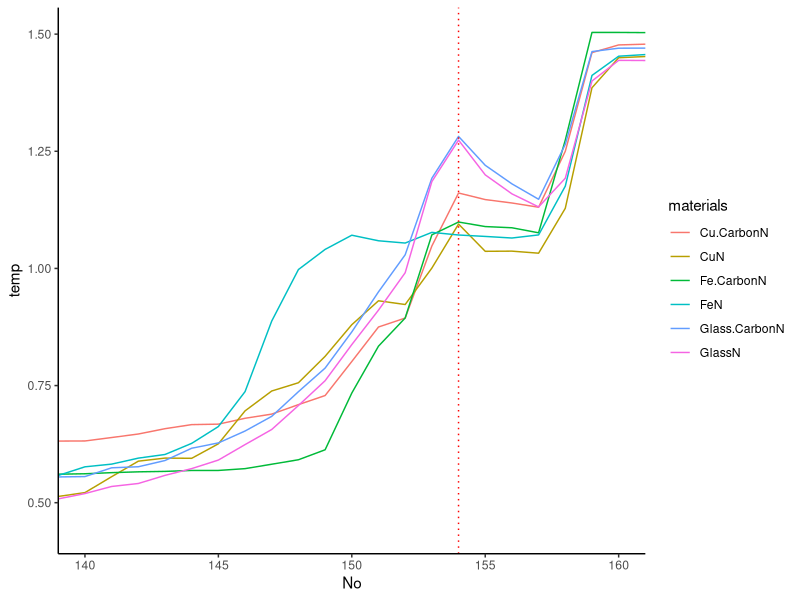
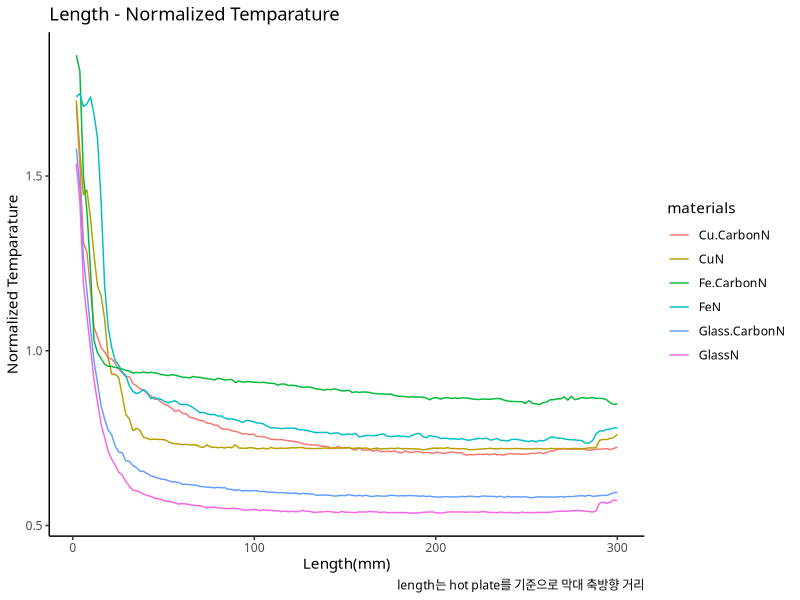

These figures' R source, in order:
## ---- chunk 1
getwd()
## ---- chunk 2
TempConduction = read.csv('TempConduction.csv')
head(TempConduction)
## ---- chunk 3
str(TempConduction)
## ---- chunk 4
library(tidyverse)
## ---- chunk 5
CuDiff = diff(range(TempConduction$Cu))
GlassDiff = diff(range(TempConduction$Glass))
FeDiff = diff(range(TempConduction$Fe))
Cu.CarbonDiff = diff(range(TempConduction$Cu.Carbon))
Glass.CarbonDiff = diff(range(TempConduction$Glass.Carbon))
Fe.CarbonDiff = diff(range(TempConduction$Fe.Carbon))
## ---- chunk 6
TempConductionN = bind_cols(TempConduction$Cu/CuDiff,
                            TempConduction$Glass/GlassDiff,
                            TempConduction$Fe/FeDiff,
                            TempConduction$Cu.Carbon/Cu.CarbonDiff,
                            TempConduction$Glass.Carbon/Glass.CarbonDiff,
                            TempConduction$Fe.Carbon/Fe.CarbonDiff)
## ---- chunk 7
TempConductionN %>% rename('CuN' = '...1','GlassN'= '...2','FeN'= '...3',
                           'Cu.CarbonN'= '...4','Glass.CarbonN'= '...5',
                           'Fe.CarbonN'= '...6') -> TempConductionN
TempConductionN$No = c(1:162)
## ---- chunk 8
TempConductionN %>% pivot_longer(c(CuN:Fe.CarbonN),names_to = 'materials',
                                 values_to = 'temp')->TidyTempConN
head(TidyTempConN)
## ---- chunk 9
ggplot(TidyTempConN) + geom_line(aes(x = No, y = temp, color = materials)) +
  coord_cartesian(xlim = c(140,160)) + 
  geom_vline(xintercept = 154, linetype = 'dotted', color = 'red') +
  theme_classic()
## ---- chunk 10
TempConduction = TempConduction[-155:-162,]
## ---- chunk 11
CuDiff = diff(range(TempConduction$Cu))
GlassDiff = diff(range(TempConduction$Glass))
FeDiff = diff(range(TempConduction$Fe))
Cu.CarbonDiff = diff(range(TempConduction$Cu.Carbon))
Glass.CarbonDiff = diff(range(TempConduction$Glass.Carbon))
Fe.CarbonDiff = diff(range(TempConduction$Fe.Carbon))
## ---- chunk 12
TempConductionN2 = bind_cols(TempConduction$Cu/CuDiff,
                             TempConduction$Glass/GlassDiff,
                             TempConduction$Fe/FeDiff,
                             TempConduction$Cu.Carbon/Cu.CarbonDiff,
                             TempConduction$Glass.Carbon/Glass.CarbonDiff,
                             TempConduction$Fe.Carbon/Fe.CarbonDiff)

TempConductionN2 %>% rename('CuN' = '...1','GlassN'= '...2','FeN'= '...3',
                           'Cu.CarbonN'= '...4','Glass.CarbonN'= '...5',
                           'Fe.CarbonN'= '...6') -> TempConductionN2
head(TempConductionN2)
## ---- chunk 13
TempConductionN2$length = rev(c(1:154))
TempConductionN2$length = (300/154)*TempConductionN2$length
head(TempConductionN2)
## ---- chunk 14
TempConductionN2 %>% pivot_longer(c(CuN:Fe.CarbonN),names_to = 'materials',
                                 values_to = 'temp')->TidyTempConN2
head(TidyTempConN2)
## ---- chunk 15
ggplot(TidyTempConN2) + geom_line(aes(x = length, y = temp, color = materials)) +
  ylab('Normalized Temparature') +
  xlab('Length(mm)') +
  labs(title = 'Length - Normalized Temparature', caption = 'length는 hot plate를 기준으로 막대 축방향 거리' ) +
  #coord_cartesian(xlim = c(140,160)) + 
  theme_classic(base_family = 'NanumGothic')
## ---- chunk 16
#length를 meter 로 단위변환
TempConduction$Length = TempConductionN2$length*10^(-3)

# Temp 단위를 kelvin으로 변환(celcius +273.15)
TempConduction$CuK = TempConduction$Cu + 273.15
TempConduction$GlassK = TempConduction$Glass + 273.15
TempConduction$FeK = TempConduction$Fe + 273.15

TempConduction$Cu.CarbonK = TempConduction$Cu.Carbon + 273.15
TempConduction$Glass.CarbonK = TempConduction$Glass.Carbon + 273.15
TempConduction$Fe.CarbonK = TempConduction$Fe.Carbon + 273.15
## ---- chunk 17
#Cu
TempConduction$CuThermalC = 0.01257*25/
  (2*0.00001257*TempConduction$CuK)*
  (TempConduction$CuK - 293.35) * 
  (TempConduction$Length)^2
mean(TempConduction$CuThermalC)
## ---- chunk 18
#방사율 보정
1.993109 * 1/0.04
## ---- chunk 19
TempConduction$GlassThermalC = 0.01257*25/
  (2*0.00001257*TempConduction$GlassK)*
  (TempConduction$GlassK - 293.35) * 
  (TempConduction$Length)^2
mean(TempConduction$GlassThermalC)
## ---- chunk 20
# 방사율 보정 
2.080402 * 1/0.95
## ---- chunk 21
TempConduction$FeThermalC = 0.01257*25/
  (2*0.00001257*TempConduction$FeK)*
  (TempConduction$FeK - 293.35) * 
  (TempConduction$Length)^2
mean(TempConduction$FeThermalC)
## ---- chunk 22
# 방사율 보정 
2.560583 * 1/0.06
## ---- chunk 23
TempConduction$Cu.CarbonThermalC = 0.01257*25/
  (2*0.00001257*TempConduction$Cu.CarbonK)*
  (TempConduction$Cu.CarbonK - 293.35) * 
  (TempConduction$Length)^2
  
mean(TempConduction$Cu.CarbonThermalC)
## ---- chunk 24
TempConduction$Glass.CarbonThermalC = 0.01257*25/
  (2*0.00001257*TempConduction$Glass.CarbonK)*
  (TempConduction$Glass.CarbonK - 293.35) * 
  (TempConduction$Length)^2
  
mean(TempConduction$Glass.CarbonThermalC)
## ---- chunk 25
TempConduction$Fe.CarbonThermalC = 0.01257*25/
  (2*0.00001257*TempConduction$Fe.CarbonK)*
  (TempConduction$Fe.CarbonK - 293.35) * 
  (TempConduction$Length)^2

mean(TempConduction$Fe.CarbonThermalC)
## ---- chunk 26
TempC = tibble(Length = rev(TempConduction$Length), Cu = rev(TempConduction$Cu),
       Glass = rev(TempConduction$Glass), Fe = rev(TempConduction$Fe) )
head(TempC)
## ---- chunk 27
TempC %>% pivot_longer(c(Cu:Fe), names_to = 'materials',values_to = 'temp') ->
  TempCtidy
head(TempCtidy)
